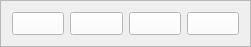
   <widget class="QFrame" name="frame_3">
    <property name="geometry">
     <rect>
      <x>490</x>
      <y>390</y>
      <width>251</width>
      <height>41</height>
     </rect>
    </property>
    <property name="font">
     <font>
      <family>Consolas</family>
      <pointsize>10</pointsize>
      <weight>50</weight>
      <bold>false</bold>
     </font>
    </property>
    <property name="frameShape">
     <enum>QFrame::StyledPanel</enum>
    </property>
    <property name="frameShadow">
     <enum>QFrame::Raised</enum>
    </property>
    <layout class="QGridLayout" name="gridLayout_4">
     <item row="0" column="0">
      <widget class="QPushButton" name="pan_bt">
       <property name="font">
        <font>
         <family>Consolas</family>
         <pointsize>10</pointsize>
         <weight>50</weight>
         <bold>false</bold>
        </font>
       </property>
       <property name="styleSheet">
        <string notr="true">image: url(:/icon/pan_hand.jpg);
background-color: rgb(255, 255, 255);
background-image: url(:/icon/pan_hand.jpg);</string>
       </property>
       <property name="text">
        <string/>
       </property>
      </widget>
     </item>
     <item row="0" column="1">
      <widget class="QPushButton" name="current_location_bt">
       <property name="font">
        <font>
         <family>Consolas</family>
         <pointsize>10</pointsize>
         <weight>50</weight>
         <bold>false</bold>
        </font>
       </property>
       <property name="styleSheet">
        <string notr="true">background-image: url(:/icon/current_location.jpg);
background-color: rgb(255, 255, 255);
image: url(:/icon/current_location.jpg);</string>
       </property>
       <property name="text">
        <string/>
       </property>
      </widget>
     </item>
     <item row="0" column="2">
      <widget class="QPushButton" name="zoom_in_bt">
       <property name="font">
        <font>
         <family>Consolas</family>
         <pointsize>10</pointsize>
         <weight>50</weight>
         <bold>false</bold>
        </font>
       </property>
       <property name="styleSheet">
        <string notr="true">background-image: url(:/icon/zoom_in.jpg);
background-color: rgb(255, 255, 255);
image: url(:/icon/zoom_in.jpg);</string>
       </property>
       <property name="text">
        <string/>
       </property>
      </widget>
     </item>
     <item row="0" column="3">
      <widget class="QPushButton" name="zoom_out_bt">
       <property name="font">
        <font>
         <family>Consolas</family>
         <pointsize>10</pointsize>
         <weight>50</weight>
         <bold>false</bold>
        </font>
       </property>
       <property name="styleSheet">
        <string notr="true">background-image: url(:/icon/zoom_out.jpg);
background-color: rgb(255, 255, 255);
image: url(:/icon/zoom_out.jpg);</string>
       </property>
       <property name="text">
        <string/>
       </property>
      </widget>
     </item>
    </layout>
   </widget>
